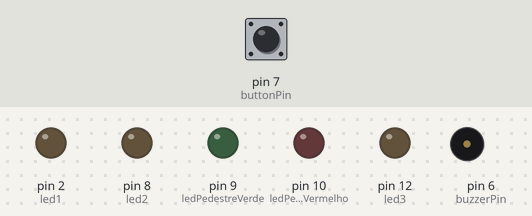
This sketch was run on a simulated Arduino Uno, built with avr-gcc and run on an emulated ATmega328P. Parts: output pins drawn as LEDs (lit = HIGH), buzzer (waves = sounding, pin HIGH). The inputs (shaded band) are chosen by the test bench; at power-on: pin 7 (buttonPin) LOW.

Above: at 1.2 s.
1.3 s: pin 7 (buttonPin) pulled HIGH for 0.15 s
At 1.37 s:
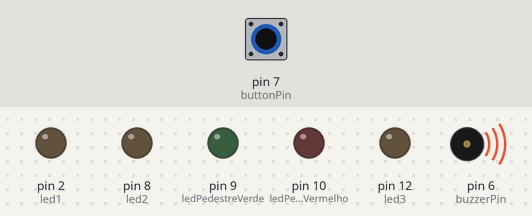
2.9 s: pin 7 (buttonPin) pulled HIGH for 3.2 s
At 7.3 s:
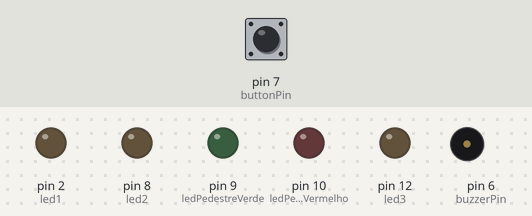
Timing chart, 0 to 8.8 s (numbered marks = the images above; inputs shaded):
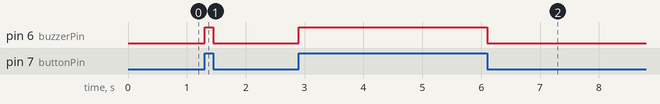

Measured:
- after the input at 1.3 s, pin 6 (buzzerPin): LOW → HIGH at once, → LOW 0.15 s later
- after the input at 2.9 s, pin 6 (buzzerPin): LOW → HIGH at once, → LOW 3.2 s later

The sketch:

semaforoBuzzer.ino
```cpp
// SEMAFORO
int led1 = 2;
int led2 = 8;
int led3 = 12;

int ledPedestreVermelho = 10;
int ledPedestreVerde = 9;

// BUZZER
int buttonPin = 7;
int buzzerPin = 6;
int estadoButton = 0;

void setup() {
  // SEMAFORO
  pinMode(led1, OUTPUT);
  pinMode(led2, OUTPUT);
  pinMode(led3, OUTPUT);

  pinMode(ledPedestreVermelho,OUTPUT);
  pinMode(ledPedestreVerde,OUTPUT);

  // BUZZER
  pinMode(buttonPin,INPUT);
  pinMode(buzzerPin,OUTPUT);
}

void semaforo() {
  digitalWrite(led1, HIGH);
  digitalWrite(led2, LOW);
  digitalWrite(led3, LOW);
  digitalWrite(ledPedestreVermelho, HIGH);
  digitalWrite(ledPedestreVerde,LOW);
  delay (10000);
  digitalWrite(led1, LOW);
  digitalWrite(led2, HIGH);
  digitalWrite(led3, LOW);
  delay (3000);
  digitalWrite(ledPedestreVermelho, LOW);
  digitalWrite(ledPedestreVerde,HIGH);
  digitalWrite(led1, LOW);
  digitalWrite(led2, LOW);
  digitalWrite(led3, HIGH);
  delay (10000);
}

void buzzer(){
  estadoButton = digitalRead(buttonPin);

  if(estadoButton == HIGH){
     digitalWrite(buzzerPin,HIGH);
  }else{
    digitalWrite(buzzerPin,LOW);
  }
};


void loop() {
//  semaforo();
  buzzer();
}
```
